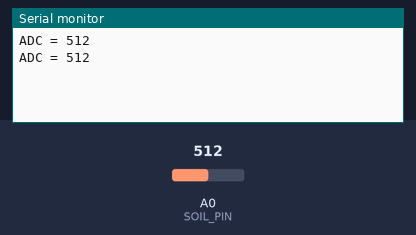
A sketch run on a simulated Arduino Uno, built with avr-gcc and run on an emulated ATmega328P. On the bench: the last lines printed to the serial monitor. The inputs (shaded band) are chosen by the test bench; at power-on: A0 (SOIL_PIN) = 512.

Above: at 1.8 s.
1.9 s: A0 (SOIL_PIN) set to 716
At 2.3 s:
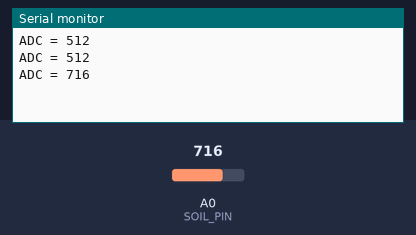
3.4 s: A0 (SOIL_PIN) set to 900
At 4.8 s:
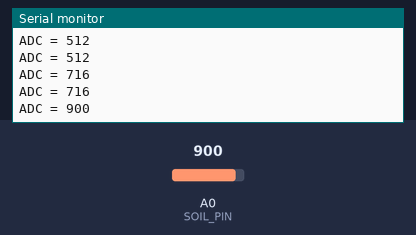
Timing chart, 0 to 6.4 s (numbered marks = the images above; inputs shaded):
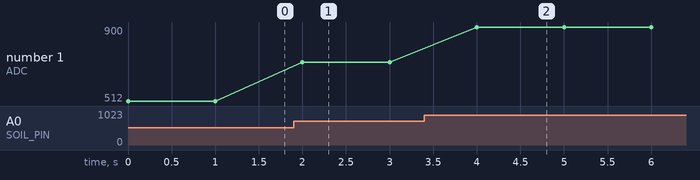

Measured:
- after the input at 1.9 s, the serial monitor: prints a new line after 0.10 s (image 1)
- after the input at 3.4 s, the serial monitor: prints a new line after 0.60 s (image 2)
- plotted number 1: 512 → 716 after the input at 1.9 s, 716 → 900 after the input at 3.4 s

The sketch:

Dry_Wet_ADC.ino
```cpp
const int SOIL_PIN = A0;

void setup() {
  Serial.begin(9600);
}

void loop() {
  int soilRaw = analogRead(SOIL_PIN);

  Serial.print("ADC = ");
  Serial.println(soilRaw);

  delay(1000);
}
```
